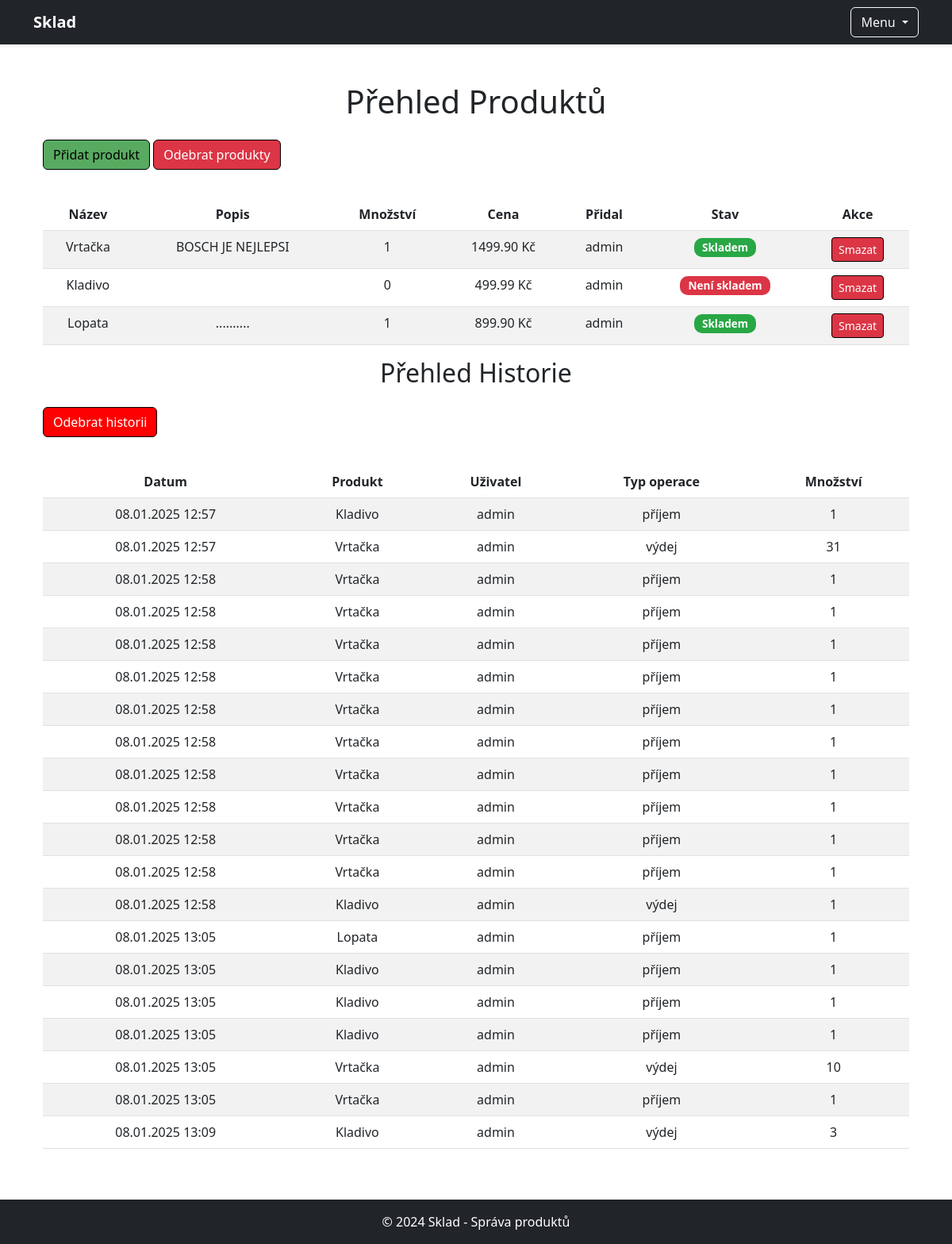
The app's page / (signed in) with its own data.
### sklad/models.py (models this page shows, shortened)
class Produkt(models.Model):
    nazev = models.CharField(max_length=200)
    popis = models.TextField(blank=True)
    cena = models.DecimalField(max_digits=10, decimal_places=2)
    mnozstvi = models.PositiveIntegerField()
    min_zasoba = models.PositiveIntegerField(default=0)
    uzivatel = models.ForeignKey(User, on_delete=models.SET_NULL, null=True, blank=True)  # Cizí klíč na uživatele

class HistorieOperaci(models.Model):
    produkt = models.ForeignKey(Produkt, on_delete=models.SET_NULL, null=True, blank=True)
    produkt_nazev = models.CharField(max_length=200, blank=True, null=True)
    uzivatel = models.ForeignKey(User, on_delete=models.CASCADE)
    datum = models.DateTimeField(auto_now_add=True)
    typ_operace = models.CharField(max_length=10, choices=[('příjem', 'Příjem'), ('výdej', 'Výdej')])
    mnozstvi = models.PositiveIntegerField()

### sklad/views.py (the view)
# urls.py: path('', views.index, name='index'),
@login_required
def index(request):
    produkty = Produkt.objects.annotate(
        ma_historii=Exists(HistorieOperaci.objects.filter(produkt=OuterRef('pk')))
    )
    historie = HistorieOperaci.objects.all()
    kontext = {
        'produkty': produkty,
        'historie': historie,
    }
    return render(request, 'sklad/index.html', kontext)

### sklad/templates/sklad/index.html (shortened to what this page needs)
{% extends 'sklad/base.html' %}
{% block content %}
<div class="container mt-4">
    <h1 class="text-center mb-4">Přehled Produktů</h1>
    <div class="mb-3">
        <a href="{% url 'pridat_produkty' %}" class="btn btn-primary">Přidat produkt</a>
        <a href="{% url 'odebrat_produkty' %}" class="btn btn-danger">Odebrat produkty</a>
    </div>
    {% if produkty %}
    <div class="table-responsive">
        <table class="table table-striped">
            <thead class="thead-dark">
                <tr>
                    <th>Název</th>
                    <th>Popis</th>
                    <th>Množství</th>
                    <th>Cena</th>
                    <th>Přidal</th>
                    <th>Stav</th>
                    <th>Akce</th>
                </tr>
            </thead>
            <tbody>
            {% for produkt in produkty %}
            <tr>
                <td>{{ produkt.nazev }}</td>
                <td>{{ produkt.popis }}</td>
                <td>{{ produkt.mnozstvi }}</td>
                <td>{{ produkt.cena }} Kč</td>
                <td>
                    {% if produkt.uzivatel %}
                    {{ produkt.uzivatel.username }}
                    {% else %}
                    -
                    {% endif %}
                </td>
                <td>
                    {% if produkt.mnozstvi > 0 %}
                    <span class="badge skladem">Skladem</span>
                    {% else %}
                    <span class="badge neni-skladem">Není skladem</span>
                    {% endif %}
                </td>
                <td>
                    <a href="{% url 'smazat_produkt' produkt.id %}" class="btn btn-danger btn-sm">Smazat</a>
                </td>
            </tr>
            {% endfor %}
            </tbody>
        </table>
    </div>
    {% else %}
    <p class="text-center">Žádné produkty nejsou k dispozici.</p>
    {% endif %}
    <h2 class="text-center mb-4">Přehled Historie</h2>
    <a href="{% url 'odebrat_operace' %}" class="btn btn-warning">Odebrat historii</a>
    {% if historie %}
    <div class="table-responsive mt-3">
        <table class="table table-striped">
            <thead class="thead-dark">
                <tr>
                    <th>Datum</th>
                    <th>Produkt</th>
                    <th>Uživatel</th>
                    <th>Typ operace</th>
                    <th>Množství</th>
                </tr>
            </thead>
            <tbody>
            {% for operace in historie %}
            <tr>
                <td>{{ operace.datum|date:"d.m.Y H:i" }}</td>
                <td>{{ operace.produkt_nazev }}</td>
                <td>{{ operace.uzivatel.username }}</td>
                <td>{{ operace.typ_operace }}</td>
                <td>{{ operace.mnozstvi }}</td>
            </tr>
            {% endfor %}
            </tbody>
        </table>
    </div>
    {% else %}
    <p class="text-center">Žádné operace nejsou k dispozici.</p>
    {% endif %}
</div>
{% endblock %}

### sklad/templates/sklad/index.html (style rules this page uses)
.skladem { background-color: #28a745; color: white; padding: 5px 10px; border-radius: 10px; }
.neni-skladem { background-color: #dc3545; color: white; padding: 5px 10px; border-radius: 10px; }
.badge { font-size: 0.85rem; }
.btn-primary { background-color: #58aa60; border-color: #000000; color: black; }
.btn-danger { background-color: #dc3545; border-color: #000000; }
.btn-warning { background-color: #ff0000; border-color: #000000; color: #ffffff; }
table { width: 100%; margin-top: 20px; }
th, td { text-align: center; }
th { color: #000000; }
tr:nth-child(odd) { background-color: #f2f2f2; }

### records on screen
Produkt: nazev "Vrtačka", popis "BOSCH JE NEJLEPSI", mnozstvi "1", cena "1499.90", uzivatel.username "admin", shows "Skladem"
Produkt: nazev "Kladivo", mnozstvi "0", cena "499.99", uzivatel.username "admin", shows "Není skladem"
Produkt: nazev "Lopata", popis "..........", mnozstvi "1", cena "899.90", uzivatel.username "admin", shows "Skladem"
HistorieOperaci: datum "08.01.2025 12:57", produkt_nazev "Kladivo", uzivatel.username "admin", typ_operace "příjem", mnozstvi "1"
HistorieOperaci: datum "08.01.2025 12:57", produkt_nazev "Vrtačka", uzivatel.username "admin", typ_operace "výdej", mnozstvi "31"
HistorieOperaci: datum "08.01.2025 12:58", produkt_nazev "Vrtačka", uzivatel.username "admin", typ_operace "příjem", mnozstvi "1"
HistorieOperaci: datum "08.01.2025 12:58", produkt_nazev "Vrtačka", uzivatel.username "admin", typ_operace "příjem", mnozstvi "1"
HistorieOperaci: datum "08.01.2025 12:58", produkt_nazev "Vrtačka", uzivatel.username "admin", typ_operace "příjem", mnozstvi "1"
HistorieOperaci: datum "08.01.2025 12:58", produkt_nazev "Vrtačka", uzivatel.username "admin", typ_operace "příjem", mnozstvi "1"
HistorieOperaci: datum "08.01.2025 12:58", produkt_nazev "Vrtačka", uzivatel.username "admin", typ_operace "příjem", mnozstvi "1"
HistorieOperaci: datum "08.01.2025 12:58", produkt_nazev "Vrtačka", uzivatel.username "admin", typ_operace "příjem", mnozstvi "1"
HistorieOperaci: datum "08.01.2025 12:58", produkt_nazev "Vrtačka", uzivatel.username "admin", typ_operace "příjem", mnozstvi "1"
HistorieOperaci: datum "08.01.2025 12:58", produkt_nazev "Vrtačka", uzivatel.username "admin", typ_operace "příjem", mnozstvi "1"
HistorieOperaci: datum "08.01.2025 12:58", produkt_nazev "Vrtačka", uzivatel.username "admin", typ_operace "příjem", mnozstvi "1"
HistorieOperaci: datum "08.01.2025 12:58", produkt_nazev "Vrtačka", uzivatel.username "admin", typ_operace "příjem", mnozstvi "1"
HistorieOperaci: datum "08.01.2025 12:58", produkt_nazev "Kladivo", uzivatel.username "admin", typ_operace "výdej", mnozstvi "1"
HistorieOperaci: datum "08.01.2025 13:05", produkt_nazev "Lopata", uzivatel.username "admin", typ_operace "příjem", mnozstvi "1"
HistorieOperaci: datum "08.01.2025 13:05", produkt_nazev "Kladivo", uzivatel.username "admin", typ_operace "příjem", mnozstvi "1"
HistorieOperaci: datum "08.01.2025 13:05", produkt_nazev "Kladivo", uzivatel.username "admin", typ_operace "příjem", mnozstvi "1"
HistorieOperaci: datum "08.01.2025 13:05", produkt_nazev "Kladivo", uzivatel.username "admin", typ_operace "příjem", mnozstvi "1"
HistorieOperaci: datum "08.01.2025 13:05", produkt_nazev "Vrtačka", uzivatel.username "admin", typ_operace "výdej", mnozstvi "10"
HistorieOperaci: datum "08.01.2025 13:05", produkt_nazev "Vrtačka", uzivatel.username "admin", typ_operace "příjem", mnozstvi "1"
HistorieOperaci: datum "08.01.2025 13:09", produkt_nazev "Kladivo", uzivatel.username "admin", typ_operace "výdej", mnozstvi "3"
